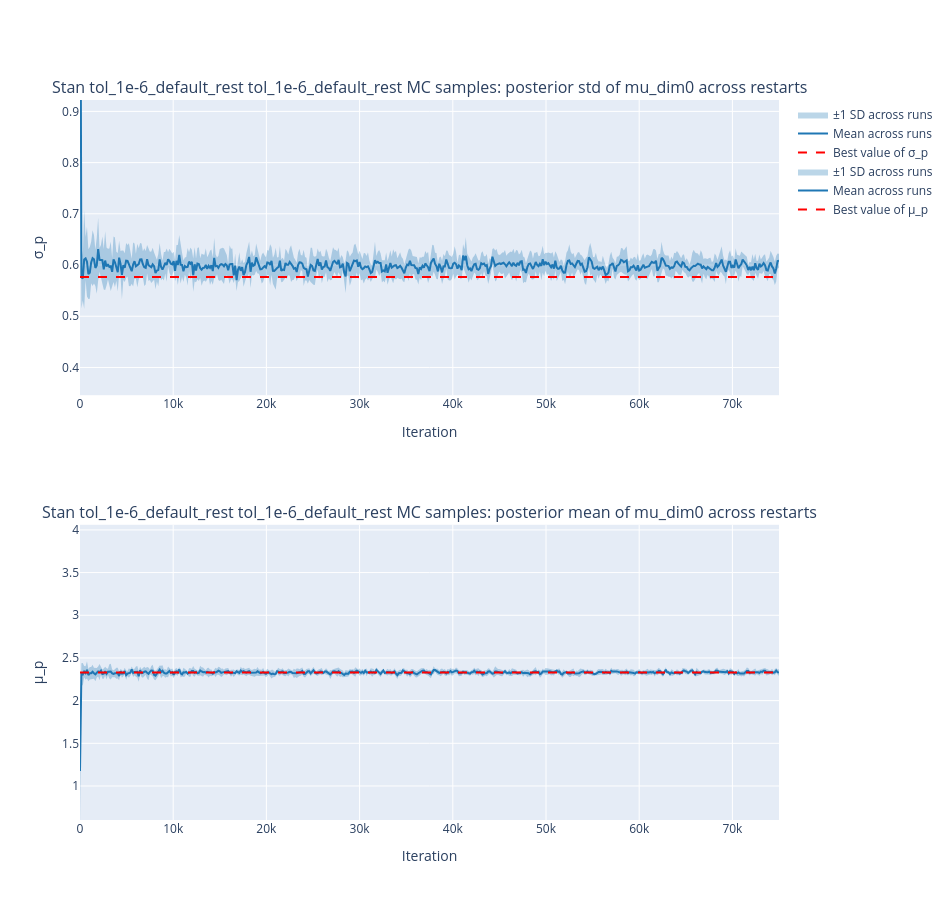
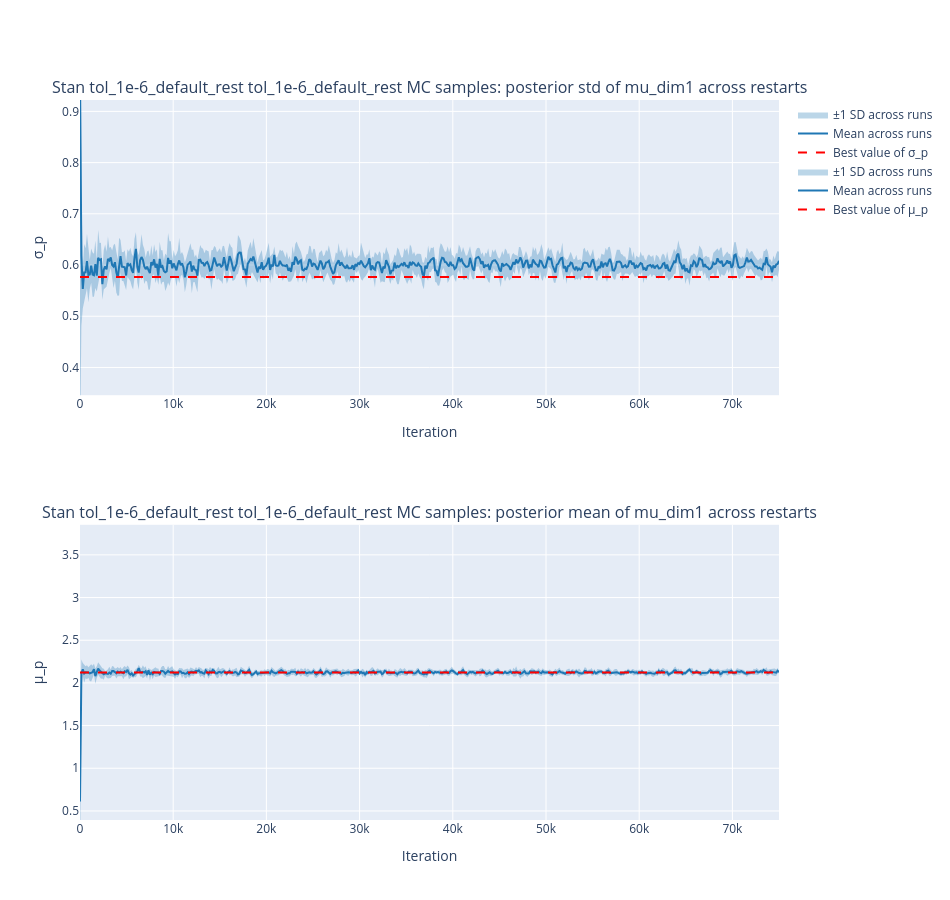
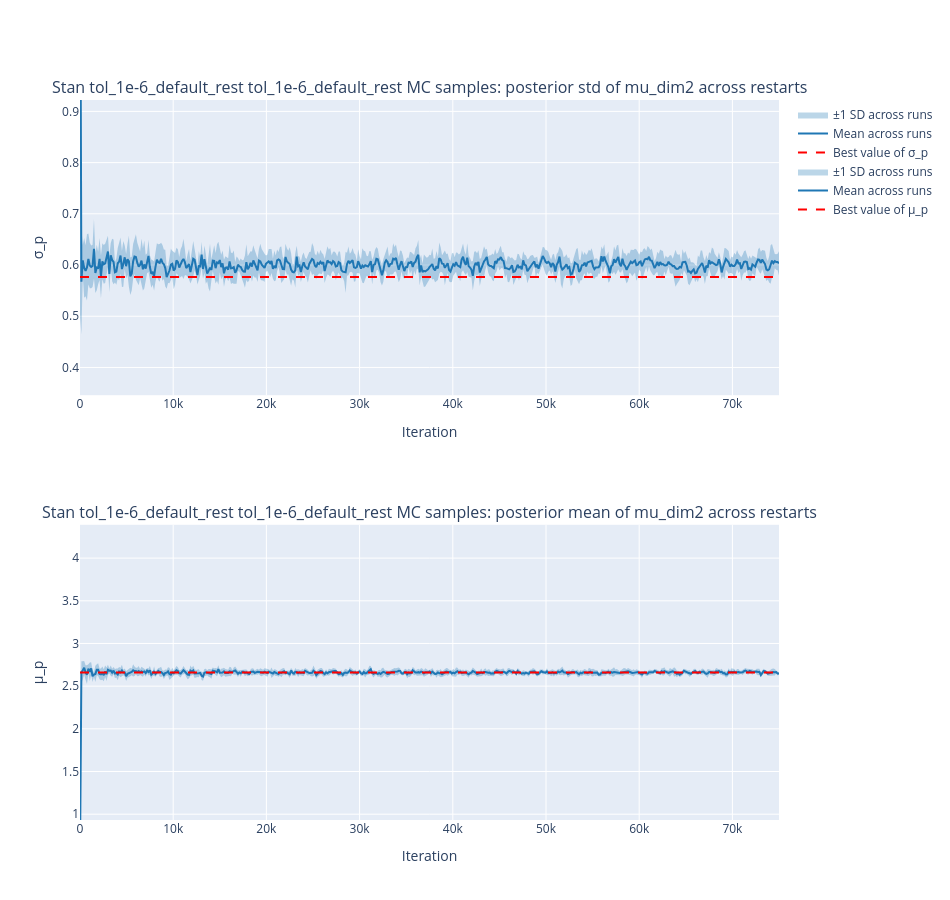

Here is the notebook cell these charts were saved with, in order:
### Code cell
for d in which_dims:
    plot_mean_band_rrs_1d(
        td_means[:, :, d], td_stds[:, :, d], best_mus[d], best_stds[d],
        td_iterations, f"mu_dim{d}", "tol_1e-6_default_rest",
        label_prefix="Stan tol_1e-6_default_rest ", backend="plotly",
    )

### Figure 1 — Plotly figure (JSON) as saved in the notebook; plotly's stock layout.template omitted (floating-point values rounded to 4 significant figures; data arrays with more than 128 entries replaced by an {"elided": "..."} marker saying what was removed)
{"data": [{"fill": "toself", "fillcolor": "rgba(31,119,180,0.3)", "hoverinfo": "skip", "line": {"width": 0}, "name": "±1 SD across runs", "showlegend": true, "type": "scatter", "x": {"elided": "1002 int values"}, "xaxis": "x", "y": {"elided": "1002 float values"}, "yaxis": "y"}, {"line": {"color": "#1f77b4", "width": 2}, "mode": "lines", "name": "Mean across runs", "showlegend": true, "type": "scatter", "x": {"elided": "501 int values"}, "xaxis": "x", "y": {"elided": "501 float values"}, "yaxis": "y"}, {"line": {"color": "red", "dash": "dash"}, "mode": "lines", "name": "Best value of σ_p", "showlegend": true, "type": "scatter", "x": [null], "xaxis": "x", "y": [null], "yaxis": "y"}, {"fill": "toself", "fillcolor": "rgba(31,119,180,0.3)", "hoverinfo": "skip", "line": {"width": 0}, "name": "±1 SD across runs", "showlegend": true, "type": "scatter", "x": {"elided": "1002 int values"}, "xaxis": "x2", "y": {"elided": "1002 float values"}, "yaxis": "y2"}, {"line": {"color": "#1f77b4", "width": 2}, "mode": "lines", "name": "Mean across runs", "showlegend": true, "type": "scatter", "x": {"elided": "501 int values"}, "xaxis": "x2", "y": {"elided": "501 float values"}, "yaxis": "y2"}, {"line": {"color": "red", "dash": "dash"}, "mode": "lines", "name": "Best value of μ_p", "showlegend": true, "type": "scatter", "x": [null], "xaxis": "x2", "y": [null], "yaxis": "y2"}], "layout": {"annotations": [{"font": {"size": 16}, "showarrow": false, "text": "Stan tol_1e-6_default_rest tol_1e-6_default_rest MC samples: posterior std of mu_dim0 across restarts", "x": 0.5, "xanchor": "center", "xref": "paper", "y": 1.0, "yanchor": "bottom", "yref": "paper"}, {"font": {"size": 16}, "showarrow": false, "text": "Stan tol_1e-6_default_rest tol_1e-6_default_rest MC samples: posterior mean of mu_dim0 across restarts", "x": 0.5, "xanchor": "center", "xref": "paper", "y": 0.41, "yanchor": "bottom", "yref": "paper"}], "height": 900, "shapes": [{"line": {"color": "red", "dash": "dash"}, "type": "line", "x0": 0, "x1": 1, "xref": "x domain", "y0": 0.5764, "y1": 0.5764, "yref": "y"}, {"line": {"color": "red", "dash": "dash"}, "type": "line", "x0": 0, "x1": 1, "xref": "x2 domain", "y0": 2.331, "y1": 2.331, "yref": "y2"}], "width": 950, "xaxis": {"anchor": "y", "domain": [0.0, 1.0], "title": {"text": "Iteration"}}, "xaxis2": {"anchor": "y2", "domain": [0.0, 1.0], "title": {"text": "Iteration"}}, "yaxis": {"anchor": "x", "domain": [0.59, 1.0], "range": [0.3458, 0.9222], "title": {"text": "σ_p"}}, "yaxis2": {"anchor": "x2", "domain": [0.0, 0.41], "range": [0.6016, 4.06], "title": {"text": "μ_p"}}}}

### Figure 2 — Plotly figure (JSON) as saved in the notebook; plotly's stock layout.template omitted (floating-point values rounded to 4 significant figures; data arrays with more than 128 entries replaced by an {"elided": "..."} marker saying what was removed)
{"data": [{"fill": "toself", "fillcolor": "rgba(31,119,180,0.3)", "hoverinfo": "skip", "line": {"width": 0}, "name": "±1 SD across runs", "showlegend": true, "type": "scatter", "x": {"elided": "1002 int values"}, "xaxis": "x", "y": {"elided": "1002 float values"}, "yaxis": "y"}, {"line": {"color": "#1f77b4", "width": 2}, "mode": "lines", "name": "Mean across runs", "showlegend": true, "type": "scatter", "x": {"elided": "501 int values"}, "xaxis": "x", "y": {"elided": "501 float values"}, "yaxis": "y"}, {"line": {"color": "red", "dash": "dash"}, "mode": "lines", "name": "Best value of σ_p", "showlegend": true, "type": "scatter", "x": [null], "xaxis": "x", "y": [null], "yaxis": "y"}, {"fill": "toself", "fillcolor": "rgba(31,119,180,0.3)", "hoverinfo": "skip", "line": {"width": 0}, "name": "±1 SD across runs", "showlegend": true, "type": "scatter", "x": {"elided": "1002 int values"}, "xaxis": "x2", "y": {"elided": "1002 float values"}, "yaxis": "y2"}, {"line": {"color": "#1f77b4", "width": 2}, "mode": "lines", "name": "Mean across runs", "showlegend": true, "type": "scatter", "x": {"elided": "501 int values"}, "xaxis": "x2", "y": {"elided": "501 float values"}, "yaxis": "y2"}, {"line": {"color": "red", "dash": "dash"}, "mode": "lines", "name": "Best value of μ_p", "showlegend": true, "type": "scatter", "x": [null], "xaxis": "x2", "y": [null], "yaxis": "y2"}], "layout": {"annotations": [{"font": {"size": 16}, "showarrow": false, "text": "Stan tol_1e-6_default_rest tol_1e-6_default_rest MC samples: posterior std of mu_dim1 across restarts", "x": 0.5, "xanchor": "center", "xref": "paper", "y": 1.0, "yanchor": "bottom", "yref": "paper"}, {"font": {"size": 16}, "showarrow": false, "text": "Stan tol_1e-6_default_rest tol_1e-6_default_rest MC samples: posterior mean of mu_dim1 across restarts", "x": 0.5, "xanchor": "center", "xref": "paper", "y": 0.41, "yanchor": "bottom", "yref": "paper"}], "height": 900, "shapes": [{"line": {"color": "red", "dash": "dash"}, "type": "line", "x0": 0, "x1": 1, "xref": "x domain", "y0": 0.5764, "y1": 0.5764, "yref": "y"}, {"line": {"color": "red", "dash": "dash"}, "type": "line", "x0": 0, "x1": 1, "xref": "x2 domain", "y0": 2.123, "y1": 2.123, "yref": "y2"}], "width": 950, "xaxis": {"anchor": "y", "domain": [0.0, 1.0], "title": {"text": "Iteration"}}, "xaxis2": {"anchor": "y2", "domain": [0.0, 1.0], "title": {"text": "Iteration"}}, "yaxis": {"anchor": "x", "domain": [0.59, 1.0], "range": [0.3458, 0.9222], "title": {"text": "σ_p"}}, "yaxis2": {"anchor": "x2", "domain": [0.0, 0.41], "range": [0.3938, 3.852], "title": {"text": "μ_p"}}}}

### Figure 3 — Plotly figure (JSON) as saved in the notebook; plotly's stock layout.template omitted (floating-point values rounded to 4 significant figures; data arrays with more than 128 entries replaced by an {"elided": "..."} marker saying what was removed)
{"data": [{"fill": "toself", "fillcolor": "rgba(31,119,180,0.3)", "hoverinfo": "skip", "line": {"width": 0}, "name": "±1 SD across runs", "showlegend": true, "type": "scatter", "x": {"elided": "1002 int values"}, "xaxis": "x", "y": {"elided": "1002 float values"}, "yaxis": "y"}, {"line": {"color": "#1f77b4", "width": 2}, "mode": "lines", "name": "Mean across runs", "showlegend": true, "type": "scatter", "x": {"elided": "501 int values"}, "xaxis": "x", "y": {"elided": "501 float values"}, "yaxis": "y"}, {"line": {"color": "red", "dash": "dash"}, "mode": "lines", "name": "Best value of σ_p", "showlegend": true, "type": "scatter", "x": [null], "xaxis": "x", "y": [null], "yaxis": "y"}, {"fill": "toself", "fillcolor": "rgba(31,119,180,0.3)", "hoverinfo": "skip", "line": {"width": 0}, "name": "±1 SD across runs", "showlegend": true, "type": "scatter", "x": {"elided": "1002 int values"}, "xaxis": "x2", "y": {"elided": "1002 float values"}, "yaxis": "y2"}, {"line": {"color": "#1f77b4", "width": 2}, "mode": "lines", "name": "Mean across runs", "showlegend": true, "type": "scatter", "x": {"elided": "501 int values"}, "xaxis": "x2", "y": {"elided": "501 float values"}, "yaxis": "y2"}, {"line": {"color": "red", "dash": "dash"}, "mode": "lines", "name": "Best value of μ_p", "showlegend": true, "type": "scatter", "x": [null], "xaxis": "x2", "y": [null], "yaxis": "y2"}], "layout": {"annotations": [{"font": {"size": 16}, "showarrow": false, "text": "Stan tol_1e-6_default_rest tol_1e-6_default_rest MC samples: posterior std of mu_dim2 across restarts", "x": 0.5, "xanchor": "center", "xref": "paper", "y": 1.0, "yanchor": "bottom", "yref": "paper"}, {"font": {"size": 16}, "showarrow": false, "text": "Stan tol_1e-6_default_rest tol_1e-6_default_rest MC samples: posterior mean of mu_dim2 across restarts", "x": 0.5, "xanchor": "center", "xref": "paper", "y": 0.41, "yanchor": "bottom", "yref": "paper"}], "height": 900, "shapes": [{"line": {"color": "red", "dash": "dash"}, "type": "line", "x0": 0, "x1": 1, "xref": "x domain", "y0": 0.5764, "y1": 0.5764, "yref": "y"}, {"line": {"color": "red", "dash": "dash"}, "type": "line", "x0": 0, "x1": 1, "xref": "x2 domain", "y0": 2.661, "y1": 2.661, "yref": "y2"}], "width": 950, "xaxis": {"anchor": "y", "domain": [0.0, 1.0], "title": {"text": "Iteration"}}, "xaxis2": {"anchor": "y2", "domain": [0.0, 1.0], "title": {"text": "Iteration"}}, "yaxis": {"anchor": "x", "domain": [0.59, 1.0], "range": [0.3458, 0.9222], "title": {"text": "σ_p"}}, "yaxis2": {"anchor": "x2", "domain": [0.0, 0.41], "range": [0.9319, 4.39], "title": {"text": "μ_p"}}}}
